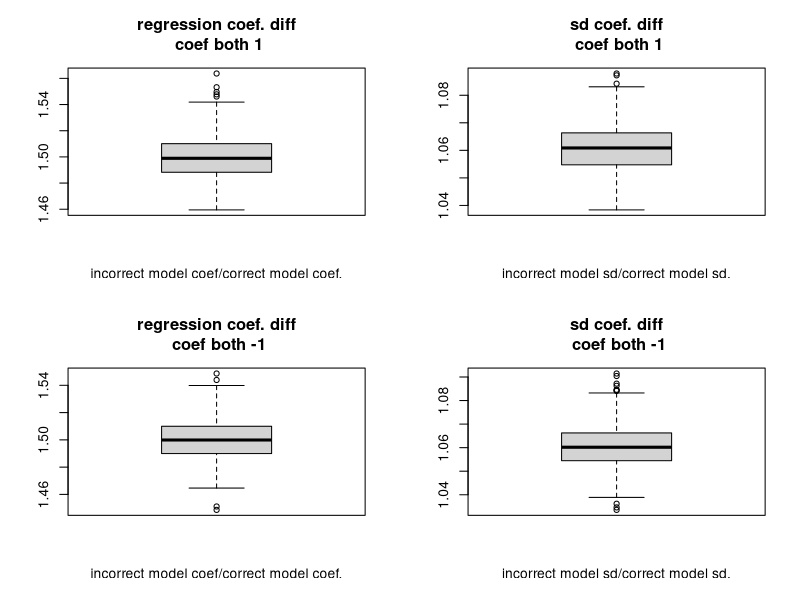
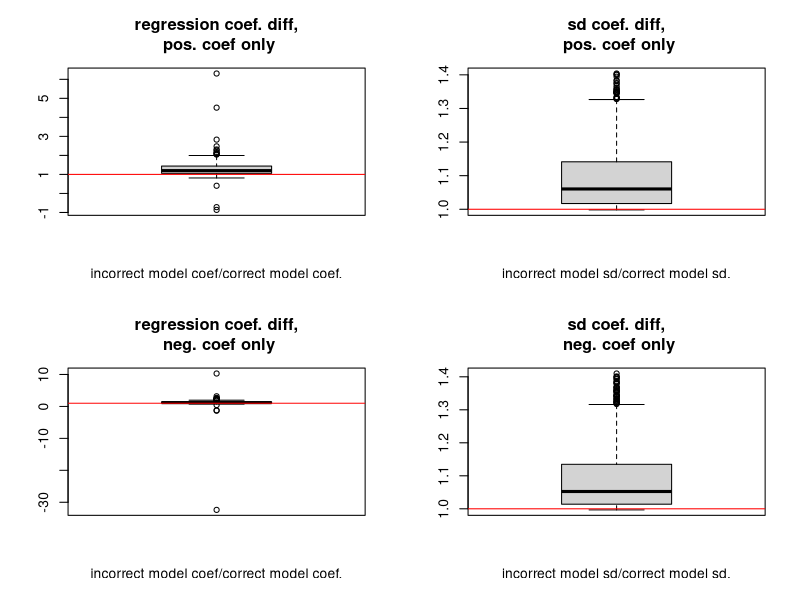
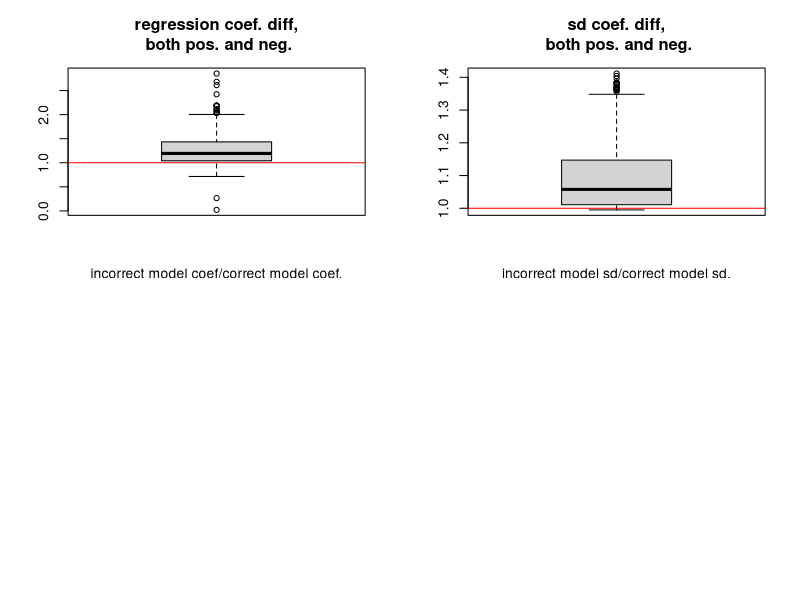

Recreate these plots in R, in order.

##Possibly swap this bit out with one that can read in a dag from a
##file.
gen.data <- function(n.obs=1000, coef1=runif(n=1, min=-1, max=1), coef2=runif(n=1, min=-1, max=1)){


    ## This graph contains 3 nodes, with a collider at x2.
    x1 <- rnorm(n.obs)
    x3 <- rnorm(n.obs)
    x2 <- rnorm(n.obs) + x1*coef1 + x3*coef2

    x4 <- rnorm(n.obs) + x3*coef2

##    x4 <- rnorm(n.obs)+x3*.001
    return(data.frame(x1, x2, x3, x4)) 
   
}

run.regression <- function(dataset=gen.data(), cor.mod=paste("x1~", "x2",sep=""),
                           false.mod=paste("x1~", "x2+x3",sep="")){

    
    model.correct <- lm(as.formula(cor.mod), data=dataset)

    ##For use with old regression.
    ##model.false <- lm(x1~x2+x3, data=dataset)

    model.false <- lm(as.formula(false.mod), data=dataset)
    
    return(list(model.correct=model.correct, model.false=model.false))
}

## calculates the difference between the non-dsep violating regression
## coeff/sd and the violating one.
compare.models <- function(list.models, var1="x2"){
   
    ##False model divided by true model regression coefficent between
    ##x1 and x2 minus incorrect model coef. between x1 and x2.
    regress.diff <- fetch.beta(model=list.models[[2]], var=var1)/fetch.beta(list.models[[1]], var1)
    ##False model divided by true model sd coef between x1 and x2.
    sd.diff <- fetch.sd(model=list.models[[2]], var=var1)/fetch.sd(model=list.models[[1]], var=var1)

    
    return(list(regress.diff=regress.diff, sd.diff=sd.diff))
}


fetch.beta <- function(model, var){
    return(model$coefficients[which(names(model$coefficients)==var)])
}

fetch.sd <- function(var, model){
    
    coef.mat <- data.frame(t(summary(model)$coefficients))

    ## Note, std. errors are storred on the second row of the matrix
    return(coef.mat[2, which(names(coef.mat)==var)])
}

##Coef of exactly one:

results.vec <- replicate(compare.models(run.regression(gen.data(10000, 1, 1))), n=1000)

pdf("simple_lin_results_box.pdf")

par(mfrow=c(2,2))

boxplot(unlist(results.vec[1,]), main="regression coef. diff\n coef both 1", xlab="incorrect model coef/correct model coef.")
abline(h=1, col="red")

boxplot((unlist(results.vec[2,])), main="sd coef. diff\n coef both 1", xlab="incorrect model sd/correct model sd.")
abline(h=1, col="red")


##Coef of exactly negative one:

results.vec <- replicate(compare.models(run.regression(gen.data(10000, -1, -1))), n=1000)

boxplot((unlist(results.vec[1,])), main="regression coef. diff\n coef both -1", xlab="incorrect model coef/correct model coef.")
abline(h=1, col="red")

boxplot((unlist(results.vec[2,])), main="sd coef. diff\n coef both -1", xlab="incorrect model sd/correct model sd.")
abline(h=1, col="red")




## Positive coef. only.


results.vec <- replicate(compare.models(run.regression(gen.data(10000, coef1=runif(n=1, min=0, max=1), coef2=runif(n=1, min=0, max=1)))), n=1000)


boxplot((unlist(results.vec[1,])), main="regression coef. diff,\n pos. coef only", xlab="incorrect model coef/correct model coef.")
abline(h=1, col="red")

boxplot((unlist(results.vec[2,])), main="sd coef. diff,\n pos. coef only", xlab="incorrect model sd/correct model sd.")
abline(h=1, col="red")


## Negitive coef. only.


results.vec <- replicate(compare.models(run.regression(gen.data(10000, coef1=runif(n=1, min=-1, max=0), coef2=runif(n=1, min=-1, max=0)))), n=1000)

##par(mfrow=c(2,1))

boxplot((unlist(results.vec[1,])), main="regression coef. diff,\n neg. coef only", xlab="incorrect model coef/correct model coef.")
abline(h=1, col="red")

boxplot((unlist(results.vec[2,])), main="sd coef. diff,\n neg. coef only", xlab="incorrect model sd/correct model sd.")
abline(h=1, col="red")


## Both Positive and negative equally likely only.


results.vec <- replicate(compare.models(run.regression(gen.data(10000, coef1=runif(n=1, min=-1, max=1), coef2=runif(n=1, min=-1, max=1)))), n=1000)

##par(mfrow=c(2,1))

boxplot((unlist(results.vec[1,])), main="regression coef. diff,\n both pos. and neg.", xlab="incorrect model coef/correct model coef.")
abline(h=1, col="red")

boxplot((unlist(results.vec[2,])), main="sd coef. diff,\n both pos. and neg.", xlab="incorrect model sd/correct model sd.")
abline(h=1, col="red")

dev.off()

##TODO: This example needs a different model than the previous
##functions. Need to create a d-sep situation where we use a predictor
##to predict values of an unrelated variable (e.g., in x->y,<-z->w,
##where z is not observed (so can't condition on). I.E a different
##generating graph.

compare.mse <- function(n.obs=1000, coef1=runif(n=1, min=-1, max=1), coef2=runif(n=1, min=-1, max=1)){
    data.train <- gen.data(n.obs, coef1, coef2)

    data.test <- gen.data(n.obs, coef1, coef2)
    
    models <- run.regression(data.train)

##    new.data <- data[sample(1:nrow(data), replace=TRUE),]
    
    model.1.mse <- mean((data.test$x1-predict(models$model.correct, newdata=data.test))^2)
    model.2.mse <- mean((data.test$x1-predict(models$model.false, newdata=data.test))^2)
    

    return(model.2.mse/model.1.mse)
}

summary(replicate(n=1000, compare.mse()))

##TODO: Note, even though the fit seems better with the erroneous
##variable, if the goal of the small area estimation is to guide
##policy (i.e., predict the effect of a change of
##policy/intervention), violating d-sep will cause a problem here even
##though the model seems to predict well in the non-intervention case.

##Also note: it appears that the closer the d-sep violating (and
##otherwise unrelated variable) is the more likely the mse is harmed by
##the almost indep variable being included.



##TODO: try changing the edges being compared to x1 and x3 (where
##there shouldn't be an edge connecting the two).
